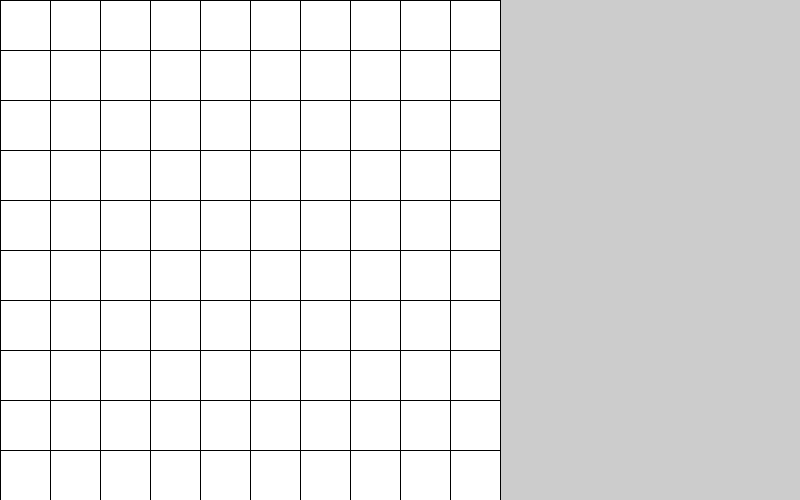
Frame 1 (no input)
Frame 60 (the mouse pressed at the canvas centre just before this capture): identical to frame 1, image omitted
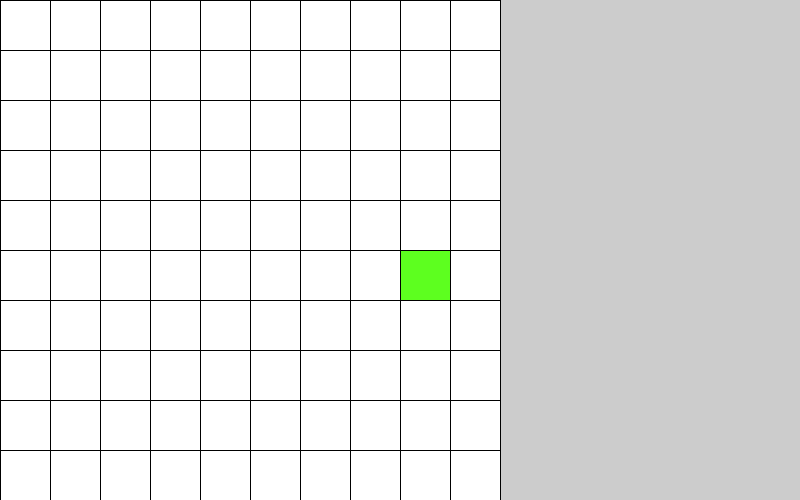
Frame 120 (the mouse held since frame 60 and released just before this capture)

The Processing sketch that drew these frames (run headless with seeded random() and noise(); from frame 60 on, the mouse is pressed at the canvas centre):

// Processing sketch: week06_1
// ── week06_1.pde
//week06-1 好玩的程式設計
void setup(){
size(800,500);
}
int[][]a=new int[10][16];
void mousePressed(){
  int i=mouseY/50,j=mouseX/50;
  a[i][j]=1;
}
void draw(){
  for(int i=0;i<10;i++){
    for(int j=0;j<10;j++){
      if(a[i][j]==1)fill(#5DFF1F);
      else fill(255);
      rect(j*50,i*50,50,50);
    }
  }
}
   
